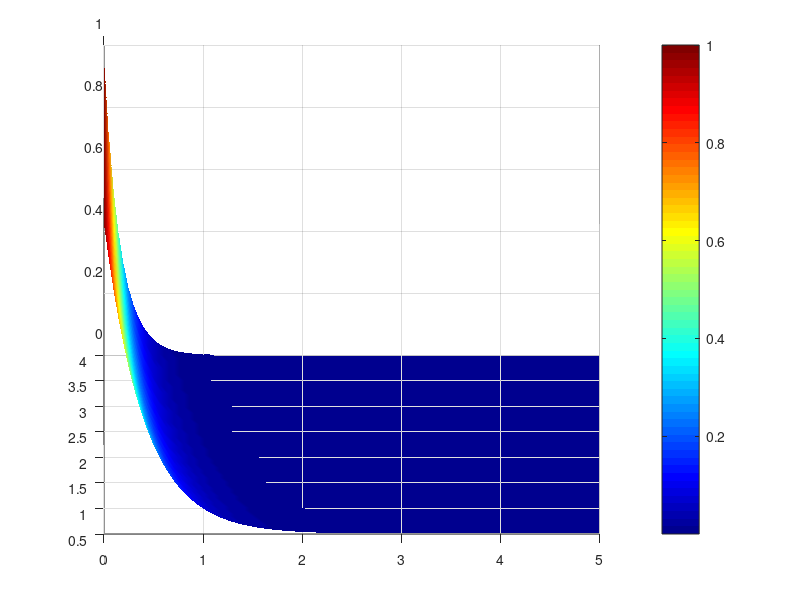

This chart was generated by the following MATLAB code:
clc;
clear;
close all;

% define ranges
t = linspace(0,5,100); % time axis
s = linspace(0.5,4,50); % s-axis

[T,S] = meshgrid(t,s);

% Function f(t)

f = exp(-2*T);

%laplace kernel
Z = exp(-S.*T).*f;

% Create figure
figure
h = surf(T,S,Z);
shading interp
colormap jet
colorbar

view(45,30)
grid on

% Animation loop
for angle = 0:2:360
    view(angle,30)
    drawnow
end
